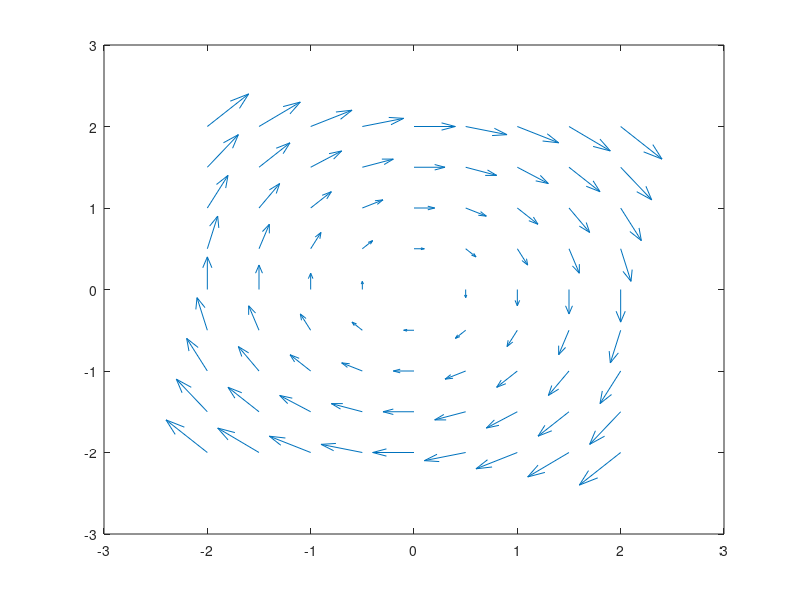

Here is the MATLAB script that generated this plot:

[x1,x2] = meshgrid(-2:0.5:2,-2:0.5:2);
mi=1;
c=1;
x1d = x2;
x2d = -mi(1-x1^2)*x2-x1;

figure;
quiver(x1,x2,x1d,x2d);
